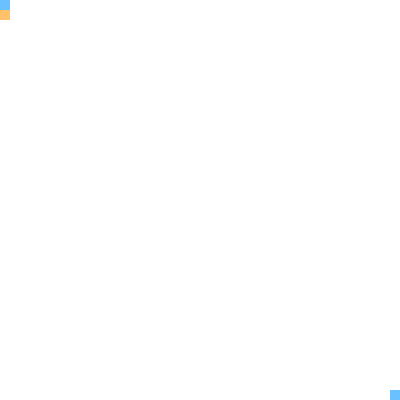
Frame 1 (no input)
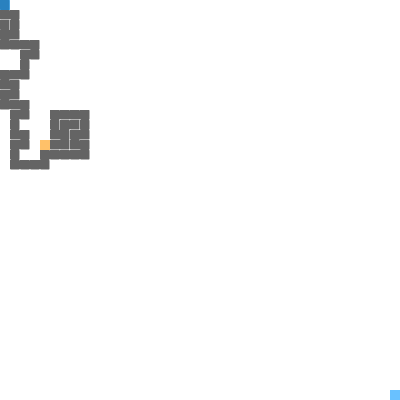
Frame 60 (no input)
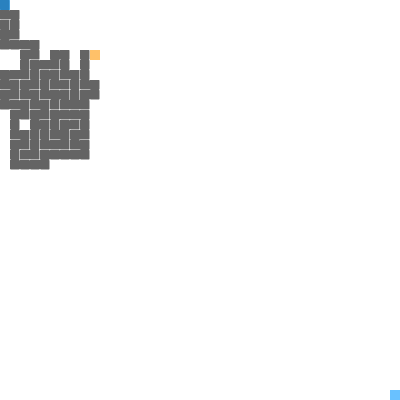
Frame 120 (the mouse pressed at the canvas centre since frame 60)

The p5.js sketch that drew these frames (run headless with seeded random() and noise() and a simulated clock; from frame 60 on, the mouse is pressed at the canvas centre):

// p5.js sketch
// ── sketch.js
var cols, rows;
var w = 10;
var grid = [];
var current;
var stack = [];

function setup() {
  createCanvas(400, 400);
  cols = floor(width/w);
  rows = floor(height/w);

  for(var y = 0; y < rows; y++) {
    for(var x = 0; x < cols; x++) {
      var cell = new Cell(x, y);
      grid.push(cell);
    }
  }
  current = grid[0];
}
function draw() {
  background(255);

  for(var i = 0; i < grid.length; i++) {
    grid[i].show(w);
  }

  grid[0].points(w);
  grid[grid.length - 1].points(w);

  current.visited = true;
  var next = current.checkNearby();

  if(next) {
    next.visited = true;

    stack.push(current);

    removeWalls(current, next);

    current = next;
  }
  else if(stack.length > 0) {
    current = stack.pop();
  }
  if(current != grid[0] && stack.length > 0 && next) {
    current.highlight(w);
  }
}

function removeWalls(a, b) {
  var x = a.x - b.x;
  if(x === 1) {
    a.walls[3] = false;
    b.walls[1] = false;
  }
  else if(x === -1) {
    a.walls[1] = false;
    b.walls[3] = false;
  }

  var y = a.y - b.y;
  if(y === 1) {
    a.walls[0] = false;
    b.walls[2] = false;
  }
  else if(y === -1) {
    a.walls[2] = false;
    b.walls[0] = false;
  }
}

// ── objects.js
window.onerror = function(msg, url, line) {
  alert("Error: " + msg + "\n\t\t" + url + "\n\t\t" + line);
};
function index(x, y) {
  if(x < 0 || y < 0 || x > cols-1 || y > rows-1) {
    return -1;
  }
  return x + y * cols
}

class Cell {
  constructor(x, y) {
    this.x = x;
    this.y = y;
    this.walls = [true,true,true,true];
    this.visited = false;
  }

  checkNearby() {
    var nearby = [];

    var top = grid[index(this.x, this.y - 1)];
    var right = grid[index(this.x + 1, this.y)];
    var bottom = grid[index(this.x, this.y + 1)];
    var left = grid[index(this.x - 1, this.y)];

    if(top && !top.visited) {
      nearby.push(top);
    }
    if(right && !right.visited) {
      nearby.push(right);
    }
    if(bottom && !bottom.visited) {
      nearby.push(bottom);
    }
    if(left && !left.visited) {
      nearby.push(left);
    }

    if(nearby.length > 0) {
      var r = floor(random(0, nearby.length));
      return nearby[r];
    }
    else {
      return undefined;
    }
  }

  highlight(scl) {
    var x = this.x * scl;
    var y = this.y * scl;
    noStroke();
    fill(255, 150, 0, 150);
    rect(x,y,scl,scl);
  }

  points(scl) {
    var x = this.x * scl;
    var y = this.y * scl;
    noStroke();
    fill(0, 150, 255, 150);
    rect(x,y,scl,scl);
  }

  show(scl) {
    var x = this.x * scl;
    var y = this.y * scl;
    stroke(255);
    strokeWeight(1);

    if(this.walls[0]) {
      line(x, y, x+scl, y);
    }
    if(this.walls[1]) {
      line(x+scl, y, x+scl, y+scl);
    }
    if(this.walls[2]) {
      line(x+scl, y+scl, x, y+scl);
    }
    if(this.walls[3]) {
      line(x, y+scl, x, y);
    }

    if(this.visited) {
      noStroke();
      fill(100);
      rect(x, y, scl, scl);
    }
  }
}
